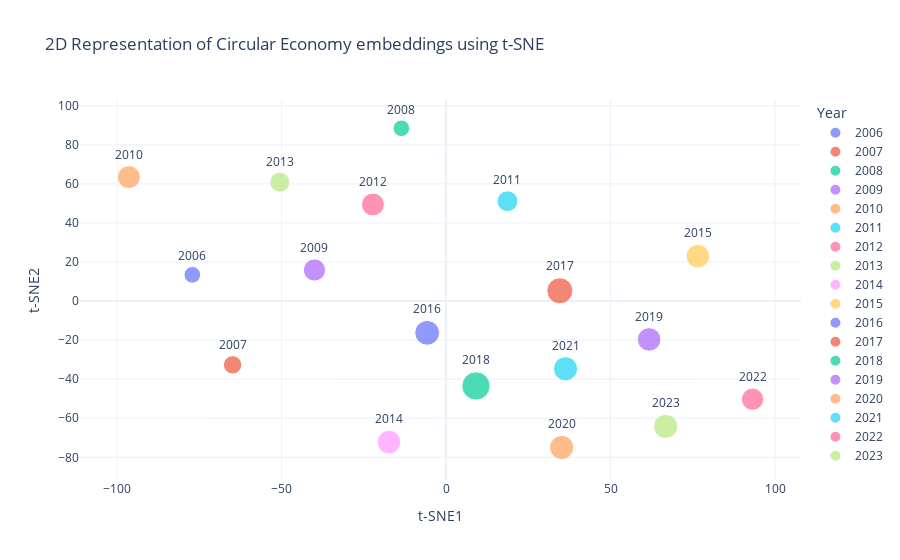

Notebook cell for this chart:
### Code cell
import numpy as np
from sklearn.manifold import TSNE # Importa TSNE da scikit-learn
import plotly.express as px
import pandas as pd

vectors = np.array([word_vector['circular_economy'] for year, word_vector in ft_vectors.items()])
years = list(ft_vectors.keys())
n_samples = vectors.shape[0]
n_documents = [len(papers) for year, papers in bigram_vocab.items()]

# Utilizza t-SNE per la riduzione dimensionale
perplexity_value = 9
tsne = TSNE(n_components=2, random_state=42, perplexity = perplexity_value ) # Specifica n_components=2 per ottenere una rappresentazione 2D
reduced_vectors_tsne = tsne.fit_transform(vectors)

# Crea un DataFrame con i risultati di t-SNE
df_tsne = pd.DataFrame({
    't-SNE1': reduced_vectors_tsne[:, 0],
    't-SNE2': reduced_vectors_tsne[:, 1],
    'Year': years
})

# Visualizza i risultati con un grafico scatter
fig = px.scatter(df_tsne, x='t-SNE1', y='t-SNE2', text='Year', title='2D Representation of Circular Economy embeddings using t-SNE',
                 color='Year', template="plotly_white", size = n_documents)
fig.update_traces(textposition='top center')
fig.update_layout(showlegend=True)
fig.show()

### Figure 1 — Plotly figure (JSON) as saved in the notebook; plotly's stock layout.template omitted (floating-point values rounded to 4 significant figures)
{"data": [{"hovertemplate": "Year=%{text}<br>t-SNE1=%{x}<br>t-SNE2=%{y}<br>size=%{marker.size}<extra></extra>", "legendgroup": "2006", "marker": {"color": "#636efa", "size": [9], "sizemode": "area", "sizeref": 0.065, "symbol": "circle"}, "mode": "markers+text", "name": "2006", "orientation": "v", "showlegend": true, "text": ["2006"], "textposition": "top center", "type": "scatter", "x": [-77.16], "xaxis": "x", "y": [13.43], "yaxis": "y"}, {"hovertemplate": "Year=%{text}<br>t-SNE1=%{x}<br>t-SNE2=%{y}<br>size=%{marker.size}<extra></extra>", "legendgroup": "2007", "marker": {"color": "#EF553B", "size": [11], "sizemode": "area", "sizeref": 0.065, "symbol": "circle"}, "mode": "markers+text", "name": "2007", "orientation": "v", "showlegend": true, "text": ["2007"], "textposition": "top center", "type": "scatter", "x": [-64.92], "xaxis": "x", "y": [-32.66], "yaxis": "y"}, {"hovertemplate": "Year=%{text}<br>t-SNE1=%{x}<br>t-SNE2=%{y}<br>size=%{marker.size}<extra></extra>", "legendgroup": "2008", "marker": {"color": "#00cc96", "size": [9], "sizemode": "area", "sizeref": 0.065, "symbol": "circle"}, "mode": "markers+text", "name": "2008", "orientation": "v", "showlegend": true, "text": ["2008"], "textposition": "top center", "type": "scatter", "x": [-13.59], "xaxis": "x", "y": [88.47], "yaxis": "y"}, {"hovertemplate": "Year=%{text}<br>t-SNE1=%{x}<br>t-SNE2=%{y}<br>size=%{marker.size}<extra></extra>", "legendgroup": "2009", "marker": {"color": "#ab63fa", "size": [16], "sizemode": "area", "sizeref": 0.065, "symbol": "circle"}, "mode": "markers+text", "name": "2009", "orientation": "v", "showlegend": true, "text": ["2009"], "textposition": "top center", "type": "scatter", "x": [-40.03], "xaxis": "x", "y": [15.91], "yaxis": "y"}, {"hovertemplate": "Year=%{text}<br>t-SNE1=%{x}<br>t-SNE2=%{y}<br>size=%{marker.size}<extra></extra>", "legendgroup": "2010", "marker": {"color": "#FFA15A", "size": [17], "sizemode": "area", "sizeref": 0.065, "symbol": "circle"}, "mode": "markers+text", "name": "2010", "orientation": "v", "showlegend": true, "text": ["2010"], "textposition": "top center", "type": "scatter", "x": [-96.47], "xaxis": "x", "y": [63.46], "yaxis": "y"}, {"hovertemplate": "Year=%{text}<br>t-SNE1=%{x}<br>t-SNE2=%{y}<br>size=%{marker.size}<extra></extra>", "legendgroup": "2011", "marker": {"color": "#19d3f3", "size": [14], "sizemode": "area", "sizeref": 0.065, "symbol": "circle"}, "mode": "markers+text", "name": "2011", "orientation": "v", "showlegend": true, "text": ["2011"], "textposition": "top center", "type": "scatter", "x": [18.64], "xaxis": "x", "y": [51.14], "yaxis": "y"}, {"hovertemplate": "Year=%{text}<br>t-SNE1=%{x}<br>t-SNE2=%{y}<br>size=%{marker.size}<extra></extra>", "legendgroup": "2012", "marker": {"color": "#FF6692", "size": [17], "sizemode": "area", "sizeref": 0.065, "symbol": "circle"}, "mode": "markers+text", "name": "2012", "orientation": "v", "showlegend": true, "text": ["2012"], "textposition": "top center", "type": "scatter", "x": [-22.24], "xaxis": "x", "y": [49.47], "yaxis": "y"}, {"hovertemplate": "Year=%{text}<br>t-SNE1=%{x}<br>t-SNE2=%{y}<br>size=%{marker.size}<extra></extra>", "legendgroup": "2013", "marker": {"color": "#B6E880", "size": [13], "sizemode": "area", "sizeref": 0.065, "symbol": "circle"}, "mode": "markers+text", "name": "2013", "orientation": "v", "showlegend": true, "text": ["2013"], "textposition": "top center", "type": "scatter", "x": [-50.56], "xaxis": "x", "y": [60.83], "yaxis": "y"}, {"hovertemplate": "Year=%{text}<br>t-SNE1=%{x}<br>t-SNE2=%{y}<br>size=%{marker.size}<extra></extra>", "legendgroup": "2014", "marker": {"color": "#FF97FF", "size": [18], "sizemode": "area", "sizeref": 0.065, "symbol": "circle"}, "mode": "markers+text", "name": "2014", "orientation": "v", "showlegend": true, "text": ["2014"], "textposition": "top center", "type": "scatter", "x": [-17.37], "xaxis": "x", "y": [-72.22], "yaxis": "y"}, {"hovertemplate": "Year=%{text}<br>t-SNE1=%{x}<br>t-SNE2=%{y}<br>size=%{marker.size}<extra></extra>", "legendgroup": "2015", "marker": {"color": "#FECB52", "size": [18], "sizemode": "area", "sizeref": 0.065, "symbol": "circle"}, "mode": "markers+text", "name": "2015", "orientation": "v", "showlegend": true, "text": ["2015"], "textposition": "top center", "type": "scatter", "x": [76.53], "xaxis": "x", "y": [22.97], "yaxis": "y"}, {"hovertemplate": "Year=%{text}<br>t-SNE1=%{x}<br>t-SNE2=%{y}<br>size=%{marker.size}<extra></extra>", "legendgroup": "2016", "marker": {"color": "#636efa", "size": [20], "sizemode": "area", "sizeref": 0.065, "symbol": "circle"}, "mode": "markers+text", "name": "2016", "orientation": "v", "showlegend": true, "text": ["2016"], "textposition": "top center", "type": "scatter", "x": [-5.769], "xaxis": "x", "y": [-16.26], "yaxis": "y"}, {"hovertemplate": "Year=%{text}<br>t-SNE1=%{x}<br>t-SNE2=%{y}<br>size=%{marker.size}<extra></extra>", "legendgroup": "2017", "marker": {"color": "#EF553B", "size": [22], "sizemode": "area", "sizeref": 0.065, "symbol": "circle"}, "mode": "markers+text", "name": "2017", "orientation": "v", "showlegend": true, "text": ["2017"], "textposition": "top center", "type": "scatter", "x": [34.57], "xaxis": "x", "y": [5.282], "yaxis": "y"}, {"hovertemplate": "Year=%{text}<br>t-SNE1=%{x}<br>t-SNE2=%{y}<br>size=%{marker.size}<extra></extra>", "legendgroup": "2018", "marker": {"color": "#00cc96", "size": [26], "sizemode": "area", "sizeref": 0.065, "symbol": "circle"}, "mode": "markers+text", "name": "2018", "orientation": "v", "showlegend": true, "text": ["2018"], "textposition": "top center", "type": "scatter", "x": [9.075], "xaxis": "x", "y": [-43.47], "yaxis": "y"}, {"hovertemplate": "Year=%{text}<br>t-SNE1=%{x}<br>t-SNE2=%{y}<br>size=%{marker.size}<extra></extra>", "legendgroup": "2019", "marker": {"color": "#ab63fa", "size": [18], "sizemode": "area", "sizeref": 0.065, "symbol": "circle"}, "mode": "markers+text", "name": "2019", "orientation": "v", "showlegend": true, "text": ["2019"], "textposition": "top center", "type": "scatter", "x": [61.72], "xaxis": "x", "y": [-19.64], "yaxis": "y"}, {"hovertemplate": "Year=%{text}<br>t-SNE1=%{x}<br>t-SNE2=%{y}<br>size=%{marker.size}<extra></extra>", "legendgroup": "2020", "marker": {"color": "#FFA15A", "size": [19], "sizemode": "area", "sizeref": 0.065, "symbol": "circle"}, "mode": "markers+text", "name": "2020", "orientation": "v", "showlegend": true, "text": ["2020"], "textposition": "top center", "type": "scatter", "x": [35.13], "xaxis": "x", "y": [-74.97], "yaxis": "y"}, {"hovertemplate": "Year=%{text}<br>t-SNE1=%{x}<br>t-SNE2=%{y}<br>size=%{marker.size}<extra></extra>", "legendgroup": "2021", "marker": {"color": "#19d3f3", "size": [19], "sizemode": "area", "sizeref": 0.065, "symbol": "circle"}, "mode": "markers+text", "name": "2021", "orientation": "v", "showlegend": true, "text": ["2021"], "textposition": "top center", "type": "scatter", "x": [36.3], "xaxis": "x", "y": [-34.68], "yaxis": "y"}, {"hovertemplate": "Year=%{text}<br>t-SNE1=%{x}<br>t-SNE2=%{y}<br>size=%{marker.size}<extra></extra>", "legendgroup": "2022", "marker": {"color": "#FF6692", "size": [16], "sizemode": "area", "sizeref": 0.065, "symbol": "circle"}, "mode": "markers+text", "name": "2022", "orientation": "v", "showlegend": true, "text": ["2022"], "textposition": "top center", "type": "scatter", "x": [93.16], "xaxis": "x", "y": [-50.26], "yaxis": "y"}, {"hovertemplate": "Year=%{text}<br>t-SNE1=%{x}<br>t-SNE2=%{y}<br>size=%{marker.size}<extra></extra>", "legendgroup": "2023", "marker": {"color": "#B6E880", "size": [19], "sizemode": "area", "sizeref": 0.065, "symbol": "circle"}, "mode": "markers+text", "name": "2023", "orientation": "v", "showlegend": true, "text": ["2023"], "textposition": "top center", "type": "scatter", "x": [66.73], "xaxis": "x", "y": [-64.18], "yaxis": "y"}], "layout": {"legend": {"itemsizing": "constant", "title": {"text": "Year"}, "tracegroupgap": 0}, "showlegend": true, "title": {"text": "2D Representation of Circular Economy embeddings using t-SNE"}, "xaxis": {"anchor": "y", "domain": [0, 1], "title": {"text": "t-SNE1"}}, "yaxis": {"anchor": "x", "domain": [0, 1], "title": {"text": "t-SNE2"}}}}
